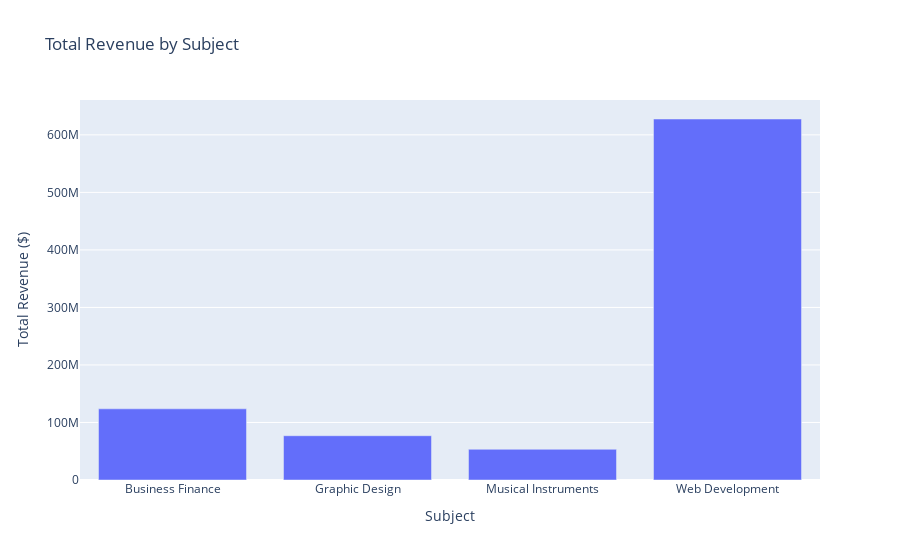

The notebook cell saved with this chart:
### Code cell
# Plot the total revenue for each subject
fig = px.bar(total_revenue_per_subject, x='subject', y='revenue', title="Total Revenue by Subject",
             labels={'subject': 'Subject', 'revenue': 'Total Revenue ($)'})

fig.show()

### Figure 1 — Plotly figure (JSON) as saved in the notebook; plotly's stock layout.template omitted (floating-point values rounded to 4 significant figures)
{"data": [{"alignmentgroup": "True", "hovertemplate": "Subject=%{x}<br>Total Revenue ($)=%{y}<extra></extra>", "legendgroup": "", "marker": {"color": "#636efa", "pattern": {"shape": ""}}, "name": "", "offsetgroup": "", "orientation": "v", "showlegend": false, "textposition": "auto", "type": "bar", "x": ["Business Finance", "Graphic Design", "Musical Instruments", "Web Development"], "xaxis": "x", "y": [123735315, 76983170, 53359055, 627597400], "yaxis": "y"}], "layout": {"barmode": "relative", "legend": {"tracegroupgap": 0}, "title": {"text": "Total Revenue by Subject"}, "xaxis": {"anchor": "y", "domain": [0, 1], "title": {"text": "Subject"}}, "yaxis": {"anchor": "x", "domain": [0, 1], "title": {"text": "Total Revenue ($)"}}}}
